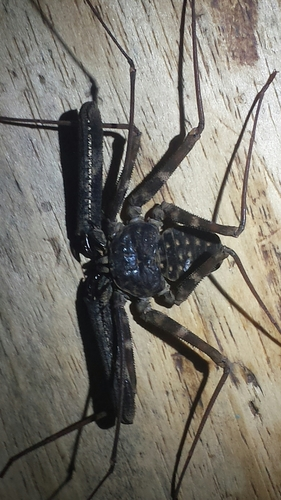
#> input picture Arachnida/Amblypygi/Amblypygi_10768.jpg, 281 x 500 px, found by its file name
$ python crop.py
#> lines starting #> are read from the running program, lines starting #| are printed output that depends on the picture
from PIL import Image
import os

def resize_and_overwrite(image_path, size):
#> called with size = (224, 224)
    with Image.open(image_path) as img:
#> img is the input picture: PIL image 281x500 RGB; mean R, G, B 122.8, 119.4, 110.5
        img = img.resize(size, Image.LANCZOS)
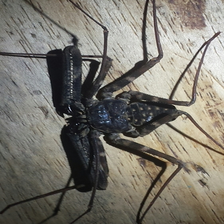
#> img: PIL image 224x224 RGB; mean R, G, B 122.8, 119.4, 110.5
        if img.mode in ('RGBA', 'P'):
            img = img.convert('RGB')
        img.save(image_path)

# Ejemplo de uso
clase = "Arachnida"
orden = "Amblypygi"
input_dir = f'/home/adrian/Desktop/Datatsets/{clase}/{orden}'
size = (224, 224)

for filename in os.listdir(input_dir):
    if filename.endswith(('.jpg', '.jpeg', '.png')):
        resize_and_overwrite(os.path.join(input_dir, filename), size)
